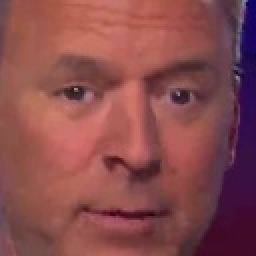
#> input picture deepf/test/image/00001/00032.jpg, 128 x 128 px (shown 2 times larger)
$ python -i blur.py   (imports and definitions only)
#> lines starting #> are read from the running program, lines starting #| are printed output that depends on the picture
import cv2
import os

def blur_faces(image_path):
    # Load image
#> called with image_path = '../deepf/test/image/00001/00032.jpg'
    image = cv2.imread(image_path)
#> image is the input picture: shape (128, 128, 3); mean B, G, R 77.2, 75.4, 136.4
    if image is None:
        raise ValueError("Image not found or cannot be read")

    # Convert to grayscale for face detection
    gray = cv2.cvtColor(image, cv2.COLOR_BGR2GRAY)
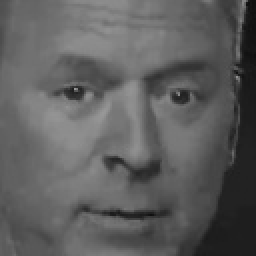
#> gray: shape (128, 128) (shown 2 times larger); min 15, max 152, mean 93.9

    # Load pre-trained face detector
    face_cascade = cv2.CascadeClassifier(cv2.data.haarcascades + 'haarcascade_frontalface_default.xml')

    # Detect faces
    faces = face_cascade.detectMultiScale(gray, scaleFactor=1.1, minNeighbors=5)
#> faces = [[11, 3, 108, 108]]

    # Blur each face found
    for (x, y, w, h) in faces:
        roi = image[y:y+h, x:x+w]
        blurred_roi = cv2.GaussianBlur(roi, (99, 99), 30)
        image[y:y+h, x:x+w] = blurred_roi
#> this loop made 1 pass
#> pass 1, in blur_faces, `roi = image[y:y+h, x:x+w]`:
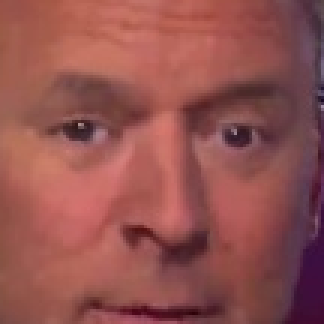
#> roi: shape (108, 108, 3) (shown 3 times larger); mean B, G, R 79.6, 82.3, 147.2
#> pass 1, in blur_faces, `blurred_roi = cv2.GaussianBlur(roi, (99, 99), 30)`:
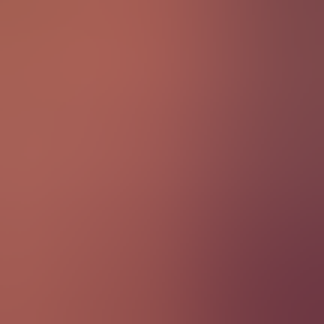
#> blurred_roi: shape (108, 108, 3) (shown 3 times larger); mean B, G, R 79.7, 82.4, 147.5
#> after the loop:
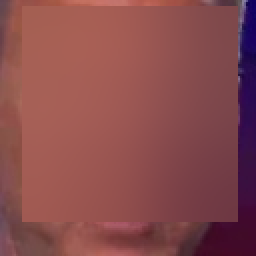
#> image: shape (128, 128, 3) (shown 2 times larger); mean B, G, R 77.3, 75.5, 136.6

    # Save and return the path to the blurred image
    base, ext = os.path.splitext(image_path)
    output_path = f"{base}_blurred{ext}"
    cv2.imwrite(output_path, image)

    return output_path

>>> result = blur_faces('../deepf/test/image/00001/00032.jpg')
